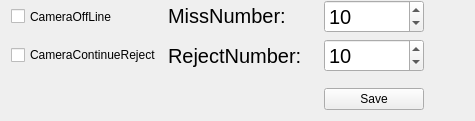
          <widget class="DHBaseWidget" name="widget_CameraSurveillance" native="true">
           <property name="sizePolicy">
            <sizepolicy hsizetype="Minimum" vsizetype="Preferred">
             <horstretch>0</horstretch>
             <verstretch>0</verstretch>
            </sizepolicy>
           </property>
           <layout class="QVBoxLayout" name="verticalLayout_18">
            <property name="topMargin">
             <number>0</number>
            </property>
            <item>
             <layout class="QVBoxLayout" name="namelayout_CameraSurveillance"/>
            </item>
            <item>
             <layout class="QHBoxLayout" name="horizontalLayout_27">
              <item>
               <layout class="QVBoxLayout" name="verticalLayout_19">
                <item>
                 <layout class="QHBoxLayout" name="horizontalLayout_28">
                  <item>
                   <widget class="QCheckBox" name="checkBox_CameraOffLine">
                    <property name="sizePolicy">
                     <sizepolicy hsizetype="Preferred" vsizetype="Preferred">
                      <horstretch>0</horstretch>
                      <verstretch>0</verstretch>
                     </sizepolicy>
                    </property>
                    <property name="text">
                     <string>CameraOffLine</string>
                    </property>
                   </widget>
                  </item>
                  <item>
                   <widget class="QLabel" name="label_MissNumber">
                    <property name="minimumSize">
                     <size>
                      <width>15</width>
                      <height>0</height>
                     </size>
                    </property>
                    <property name="maximumSize">
                     <size>
                      <width>150</width>
                      <height>16777215</height>
                     </size>
                    </property>
                    <property name="font">
                     <font>
                      <pointsize>15</pointsize>
                     </font>
                    </property>
                    <property name="mouseTracking">
                     <bool>false</bool>
                    </property>
                    <property name="focusPolicy">
                     <enum>Qt::StrongFocus</enum>
                    </property>
                    <property name="text">
                     <string>MissNumber:</string>
                    </property>
                   </widget>
                  </item>
                  <item>
                   <widget class="QSpinBox" name="spinBox_OffLineNumber">
                    <property name="minimumSize">
                     <size>
                      <width>100</width>
                      <height>0</height>
                     </size>
                    </property>
                    <property name="maximumSize">
                     <size>
                      <width>100</width>
                      <height>16777215</height>
                     </size>
                    </property>
                    <property name="font">
                     <font>
                      <pointsize>15</pointsize>
                     </font>
                    </property>
                    <property name="minimum">
                     <number>1</number>
                    </property>
                    <property name="maximum">
                     <number>999</number>
                    </property>
                    <property name="value">
                     <number>10</number>
                    </property>
                   </widget>
                  </item>
                 </layout>
                </item>
                <item>
                 <layout class="QHBoxLayout" name="horizontalLayout_30">
                  <item>
                   <widget class="QCheckBox" name="checkBox_CameraContinueReject">
                    <property name="text">
                     <string>CameraContinueReject</string>
                    </property>
                   </widget>
                  </item>
                  <item>
                   <widget class="QLabel" name="label_rejectNumber">
                    <property name="minimumSize">
                     <size>
                      <width>150</width>
                      <height>0</height>
                     </size>
                    </property>
                    <property name="maximumSize">
                     <size>
                      <width>150</width>
                      <height>16777215</height>
                     </size>
                    </property>
                    <property name="font">
                     <font>
                      <pointsize>15</pointsize>
                     </font>
                    </property>
                    <property name="text">
                     <string>RejectNumber:</string>
                    </property>
                   </widget>
                  </item>
                  <item>
                   <widget class="QSpinBox" name="spinBox_RejectNo">
                    <property name="minimumSize">
                     <size>
                      <width>100</width>
                      <height>0</height>
                     </size>
                    </property>
                    <property name="maximumSize">
                     <size>
                      <width>100</width>
                      <height>16777215</height>
                     </size>
                    </property>
                    <property name="font">
                     <font>
                      <pointsize>15</pointsize>
                     </font>
                    </property>
                    <property name="minimum">
                     <number>1</number>
                    </property>
                    <property name="maximum">
                     <number>999</number>
                    </property>
                    <property name="value">
                     <number>10</number>
                    </property>
                   </widget>
                  </item>
                 </layout>
                </item>
                <item>
                 <widget class="QWidget" name="widget_StatisErrorType_4" native="true">
                  <property name="minimumSize">
                   <size>
                    <width>0</width>
                    <height>0</height>
                   </size>
                  </property>
                  <layout class="QGridLayout" name="gridLayout_25">
                   <property name="margin">
                    <number>2</number>
                   </property>
                   <item row="0" column="0">
                    <layout class="QGridLayout" name="layoutStatisErrorType_4"/>
                   </item>
                  </layout>
                 </widget>
                </item>
                <item>
                 <layout class="QHBoxLayout" name="horizontalLayout_31">
                  <item>
                   <spacer name="horizontalSpacer_15">
                    <property name="orientation">
                     <enum>Qt::Horizontal</enum>
                    </property>
                    <property name="sizeHint" stdset="0">
                     <size>
                      <width>40</width>
                      <height>20</height>
                     </size>
                    </property>
                   </spacer>
                  </item>
                  <item>
                   <widget class="QPushButton" name="btnOK_CameraSurveillance">
                    <property name="minimumSize">
                     <size>
                      <width>100</width>
                      <height>0</height>
                     </size>
                    </property>
                    <property name="text">
                     <string>Save</string>
                    </property>
                   </widget>
                  </item>
                 </layout>
                </item>
               </layout>
              </item>
              <item>
               <spacer name="horizontalSpacer_16">
                <property name="orientation">
                 <enum>Qt::Horizontal</enum>
                </property>
                <property name="sizeHint" stdset="0">
                 <size>
                  <width>40</width>
                  <height>20</height>
                 </size>
                </property>
               </spacer>
              </item>
             </layout>
            </item>
           </layout>
          </widget>
